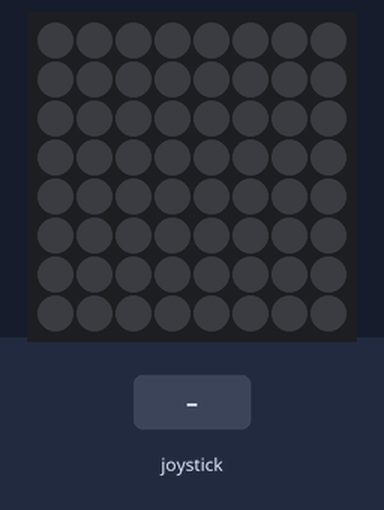
Bench run of a program on a simulated Raspberry Pi (BCM pin numbers) with a Sense HAT. Parts: the Sense HAT's 8×8 RGB LED matrix. The test bench sets the inputs (shaded band).

Above: at 1.2 s.
1.3 s: joystick pushed up
At 2.5 s:
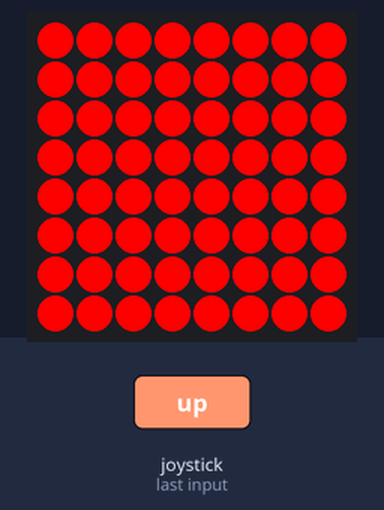
2.8 s: joystick pushed down
At 3.9 s:
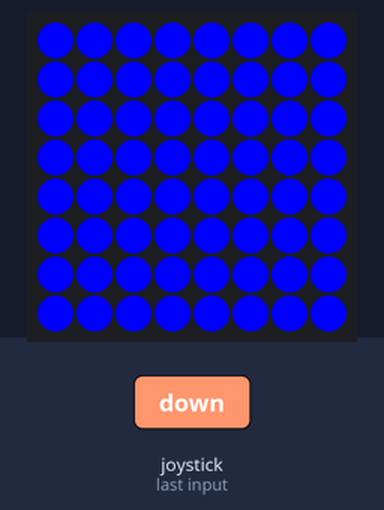
4.3 s: joystick pushed left
At 5.0 s:
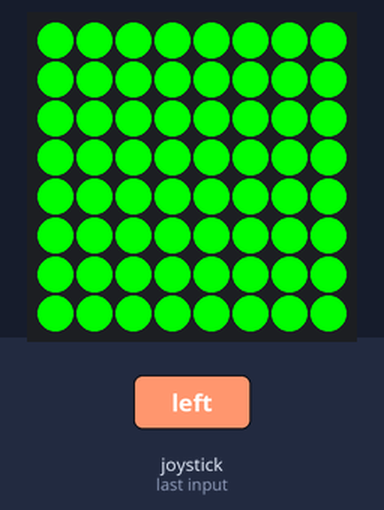
5.8 s: joystick pushed right
At 6.1 s:
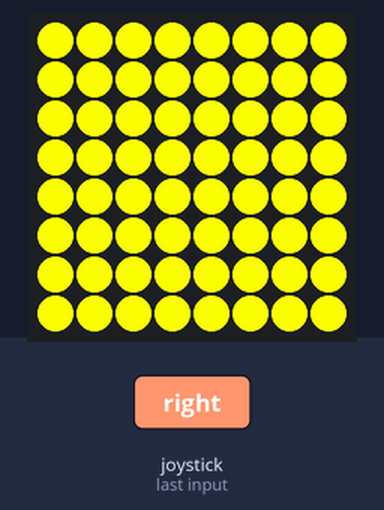
7.3 s: joystick clicked
At 8.5 s:
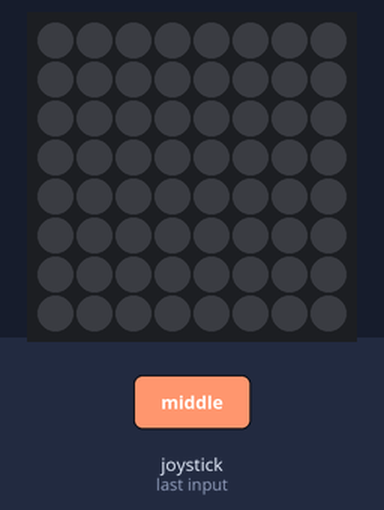
Timing chart, 0 to 9.8 s (numbered marks = the images above; inputs shaded):
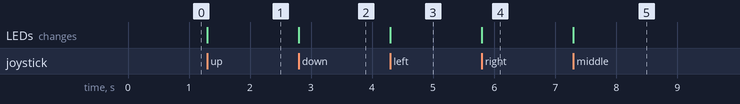

Measured:
- after the input at 1.3 s, the LEDs: change at once (image 1)
- after the input at 2.8 s, the LEDs: change at once (image 2)
- after the input at 4.3 s, the LEDs: change at once (image 3)
- after the input at 5.8 s, the LEDs: change at once (image 4)
- after the input at 7.3 s, the LEDs: change at once (image 5)

The program:

sensehat_joystick3.py
```python
#!/usr/bin/env python3

"""
Create functions to fill the LED matrix with four different colours.
Add triggers to call one function for each possible direction in which the
joystick can be pressed.
"""

from sense_hat import SenseHat


sense = SenseHat()
sense.clear()

# Define the functions.
def red():
    sense.clear(255, 0, 0) # From sense, use the clear method and set red color.

def blue():
    sense.clear(0, 0, 255) # From sense, use the clear method and set blue color.

def green():
    sense.clear(0, 255, 0) # From sense, use the clear method and set green color.

def yellow():
    sense.clear(255, 255, 0) # From sense, use the clear method and set yellow color.

# Tell the program to trigger which function to associate with which direction.

# From sense, get the stick attrib and for direction_up, set it to red.
sense.stick.direction_up = red
# From sense, get the stick attrib and for direction_up, set it to blue.
sense.stick.direction_down = blue
# From sense, get the stick attrib and for direction_left, set it to green.
sense.stick.direction_left = green
# From sense, get the stick attrib and for direction_right, set it to yellow.
sense.stick.direction_right = yellow
# From sense, get the stick attrib and for direction_middle, set it to clear all.
sense.stick.direction_middle = sense.clear

try:
    while True:
        pass # This keeps the program running to receive joystick events.

except KeyboardInterrupt:
    pass

sense.clear()
```
